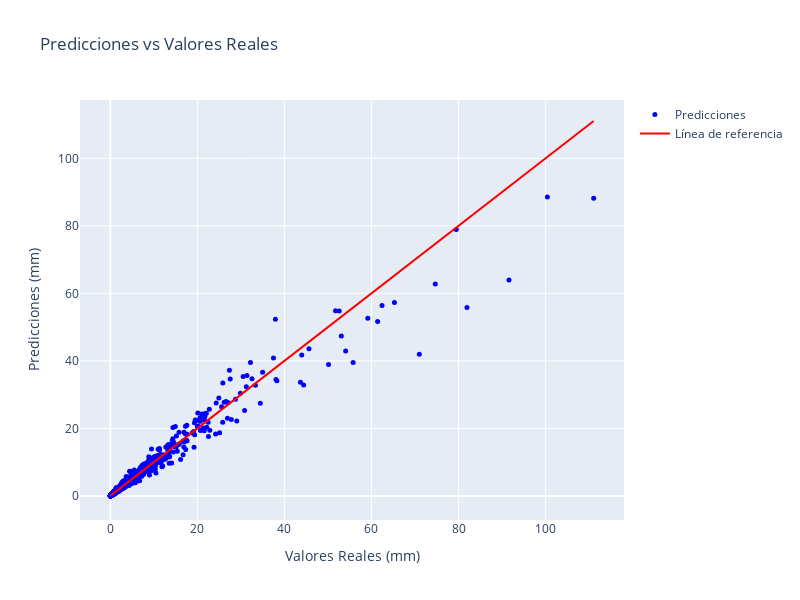

Source (notebook cell):
### Markdown cell above
### 4. Visualizacion del modelo

### Code cell
import plotly.graph_objs as go
fig = go.Figure()
fig.add_trace(go.Scatter(
    x=y_test, 
    y=y_pred, 
    mode='markers', 
    name='Predicciones',
    marker=dict(color='blue', size=5)
))
fig.add_trace(go.Scatter(
    x=y_test, 
    y=y_test, 
    mode='lines', 
    name='Línea de referencia',
    line=dict(color='red', width=2)
))
fig.update_layout(
    title='Predicciones vs Valores Reales',
    xaxis_title='Valores Reales (mm)',
    yaxis_title='Predicciones (mm)',
    width=800,
    height=600
)
fig.show()

### Figure 1 — Plotly figure (JSON) as saved in the notebook; plotly's stock layout.template omitted (floating-point values rounded to 4 significant figures; data arrays with more than 128 entries replaced by an {"elided": "..."} marker saying what was removed)
{"data": [{"marker": {"color": "blue", "size": 5}, "mode": "markers", "name": "Predicciones", "type": "scatter", "x": {"elided": "2000 float values"}, "y": {"elided": "2000 float values"}}, {"line": {"color": "red", "width": 2}, "mode": "lines", "name": "Línea de referencia", "type": "scatter", "x": {"elided": "2000 float values"}, "y": {"elided": "2000 float values"}}], "layout": {"height": 600, "title": {"text": "Predicciones vs Valores Reales"}, "width": 800, "xaxis": {"title": {"text": "Valores Reales (mm)"}}, "yaxis": {"title": {"text": "Predicciones (mm)"}}}}
